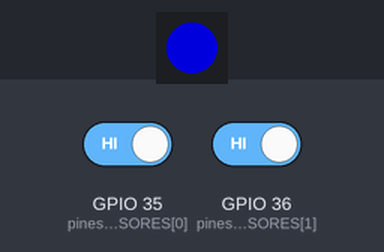
Recording of a sketch running on a simulated ESP32-S3. On the bench: 1 RGB LEDs in strip order, left to right. The test bench sets the inputs (shaded band); at power-on: GPIO 35 (pinesSENSORES[0]) HIGH, GPIO 36 (pinesSENSORES[1]) HIGH. Dim RGB values are drawn brighter than linear; WiFi joins after 1.5 s; servers stay silent unless stated; what the sketch prints to the serial monitor is not drawn.

Above: at 6.2 s.
At 8.9 s:
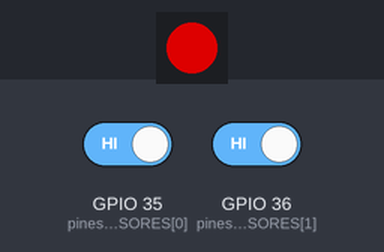
Timing chart, 0 to 12.6 s (numbered marks = the images above):
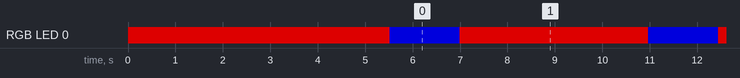

The sketch:

ESP32S3_2024_06_15.ino
```cpp
//CONFIGURACIÓN PINES

const int pinesSENSORES[] = {35,36};
const int numSensores = sizeof(pinesSENSORES) / sizeof(pinesSENSORES[0]);

//CONFIGURACIÓN VARIABLES CONTEO

char* variacion = "nada";

bool posibleEntrada = false;
bool posibleSalida = false;

unsigned long tiempo_empiezaDetectar[numSensores] = {0, 0};
unsigned long tiempo_dejaDetectar[numSensores] = {0, 0};

//Máquina de estados

#define NADIE 0
#define PERSONA_DETECTADA 1

int estado[numSensores] = {NADIE, NADIE};
int estado_siguiente[numSensores] = {NADIE, NADIE};

//LED RGB

#include <Adafruit_NeoPixel.h>

Adafruit_NeoPixel LED_RGB(1,48, NEO_GRBW + NEO_KHZ800);

bool LED_cambio_temporal = false;
unsigned long tiempo_cambio_LED = 0;
const unsigned long duracion_cambio_LED = 1000;

//CONEXIÓN CON EL SERVER

#include <WiFi.h>

const char* ssid      = "TFG Bruno";
const char* password  = "1012446588";
const char* server_ip = "192.168.1.1";
const int server_port = 12345;

const int id_dispositivo = 1;
int numero_secuencia     = 0;

unsigned long ultima_actualizacion          = 0;
const unsigned long intervalo_actualizacion = 60000;

WiFiClient client;

void setup() {

  Serial.begin(9600);

  for (int i = 0; i < numSensores; i++) {
    pinMode(pinesSENSORES[i], INPUT_PULLUP);
  }

  LED_RGB.begin();
  LED_RGB.setBrightness(150);
  LED_RGB.setPixelColor(0, uint32_t(LED_RGB.Color(255,0,0)));   //Rojo
  LED_RGB.show();

  delay(10);

  conectarWifi();

  conectarServer();

}

void loop() {

  int lectura[numSensores];

  for (int i = 0; i < numSensores; i++){
    lectura[i] = digitalRead(pinesSENSORES[i]);

    estado[i] = estado_siguiente[i];

    if (estado[i] == NADIE){
      if (lectura[i] == LOW){
        tiempo_empiezaDetectar[i] = millis();
        estado_siguiente[i] = PERSONA_DETECTADA;
      }
    }
    else if (estado[i] == PERSONA_DETECTADA){
      if (lectura[i] == HIGH){
        tiempo_dejaDetectar[i] = millis();
        estado_siguiente[i] = NADIE;
      }
    }
  }

  if (lectura[0] == LOW && lectura[1] == LOW){
    if (tiempo_empiezaDetectar[1] > tiempo_empiezaDetectar[0] && !posibleSalida){
      posibleEntrada = true;
    }
    else if (tiempo_empiezaDetectar[0] > tiempo_empiezaDetectar[1] && !posibleEntrada){
      posibleSalida = true;
    }
  }

  if(lectura[0] == HIGH && lectura[1] == HIGH){
    if (tiempo_dejaDetectar[1] > tiempo_dejaDetectar[0] && posibleEntrada){
      Serial.println("Incrementa");
      variacion = "incrementa";
      cambiarColorTemporal(uint32_t(LED_RGB.Color(0,255,0)));   //Verde
      enviarDatos();
      ultima_actualizacion = millis();
    }
    else if (tiempo_dejaDetectar[0] > tiempo_dejaDetectar[1] && posibleSalida){
      Serial.println("Decrementa");
      variacion = "decrementa";
      cambiarColorTemporal(uint32_t(LED_RGB.Color(255,255,0)));   //Amarillo
      enviarDatos();
      ultima_actualizacion = millis();
    }
    variacion = "nada";
    posibleEntrada = false;
    posibleSalida = false;
  }

  if ( millis() - ultima_actualizacion >= intervalo_actualizacion ){
    enviarDatos();
    ultima_actualizacion = millis();
  }

  if (WiFi.status() != WL_CONNECTED){
    conectarWifi();
  }

  if(!client.connected()){
    LED_RGB.setPixelColor(0, uint32_t(LED_RGB.Color(255,0,0)));   //Rojo
    LED_RGB.show();
    conectarServer();
  }

  actualizarLED();

  //delay (50);

}

void conectarWifi(){

  Serial.println();
  Serial.println();
  Serial.print("Conectando a la red WiFi ");
  Serial.println(ssid);

  WiFi.begin(ssid, password);

  while (WiFi.status() != WL_CONNECTED) {
    delay(500);
    Serial.print(".");
  }

  Serial.println("");
  Serial.print("Conectado a la red WiFi ");
  Serial.println(ssid);
  Serial.print("IP address: ");
  Serial.println(WiFi.localIP());

}

void conectarServer(){

  int intentos = 0;
  Serial.println("Conectando al server...");
  delay (3000);

  while (intentos < 5 && !client.connected()){
    delay(750);
    client.connect(server_ip, server_port);
    intentos++;
    Serial.print("Intento nº: ");
    Serial.println(intentos);
  }

  while (intentos >= 5 && !client.connected()){
    delay(120000);
    client.connect(server_ip, server_port);
    intentos++;
    Serial.print("Intento nº: ");
    Serial.println(intentos);
  }

  Serial.println("Conectado al server ☺");
  LED_RGB.setPixelColor(0, uint32_t(LED_RGB.Color(0,0,255)));   //Azul
  LED_RGB.show();

  numero_secuencia++;
  String presentacion = String(id_dispositivo) + "," + String(numero_secuencia) + "," + String("presentacion");

  Serial.print("Enviando presentacion al servidor: ");
  Serial.println(presentacion);

  client.print(presentacion);

}

void enviarDatos(){

  numero_secuencia++;

  String mensaje = String(id_dispositivo) + "," + String(numero_secuencia) + "," + String(variacion);

  Serial.print("Enviando datos al servidor: ");
  Serial.println(mensaje);

  client.print(mensaje);
}

void cambiarColorTemporal(uint32_t color){
  LED_RGB.setPixelColor(0, color);
  LED_RGB.show();
  LED_cambio_temporal = true;
  tiempo_cambio_LED = millis();
}

void actualizarLED(){
  if (LED_cambio_temporal && millis() - tiempo_cambio_LED >= duracion_cambio_LED){
    LED_RGB.setPixelColor(0, uint32_t(LED_RGB.Color(0,0,255)));   // Azul
    LED_RGB.show();
  }
}
```

Measured:
- by itself, RGB LED 0: repeats every 5.5 s: RGB(0, 0, 150) 1.5 s, RGB(150, 0, 0) 4.0 s
